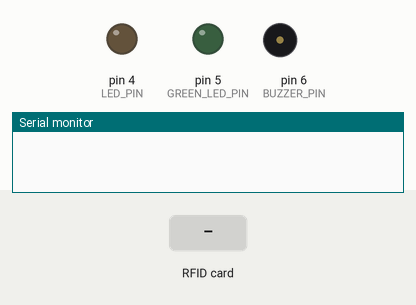
Simulated run of this sketch. Board: Arduino Uno, built with avr-gcc and run on an emulated ATmega328P. Shown: output pins drawn as LEDs (lit = HIGH), buzzer (waves = sounding), the last lines printed to the serial monitor. The inputs (shaded band) are chosen by the test bench. Pins used as bus, display or sensor lines are not drawn.

Above: at 1.2 s.
1.3 s: RFID card 3C FC B3 89 held to the reader
At 2.2 s:
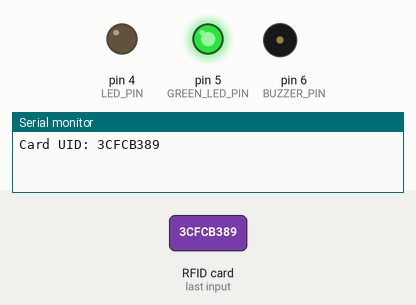
2.8 s: RFID card 5E 7A 19 C4 held to the reader
At 3.2 s:
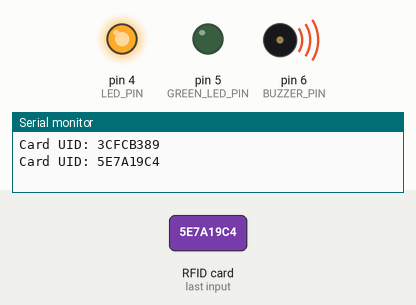
At 3.9 s:
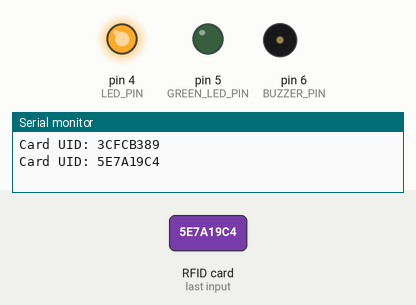
Timing chart, 0 to 5.8 s (numbered marks = the images above; inputs shaded):
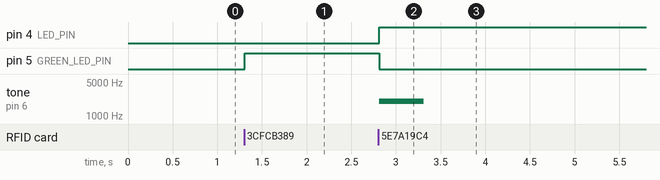

Measured:
- after the input at 1.3 s, pin 5 (GREEN_LED_PIN): LOW → HIGH at once
- after the input at 2.8 s, pin 4 (LED_PIN): LOW → HIGH at once; pin 5 (GREEN_LED_PIN): HIGH → LOW at once; tone on pin 6 (BUZZER_PIN): silent → 2000 Hz at once, → silent 0.50 s later

The sketch:

Lab7_rfid_buzzer.ino
```cpp
#include <SPI.h>
#include <MFRC522.h>

#define SS_PIN 10 // Define the Slave Select Pin (SS)
#define RST_PIN 9 // Define the Reset Pin

MFRC522 mfrc522(SS_PIN, RST_PIN); // Create MFRC522 instance

#define LED_PIN 4 // Define the LED Pin
#define GREEN_LED_PIN 5 // Define another LED Pin
#define BUZZER_PIN 6 // Define the Buzzer Pin

void setup() {
  Serial.begin(9600); // Initialize serial communication
  SPI.begin(); // Initialize SPI bus
  mfrc522.PCD_Init(); // Initialize MFRC522 RFID reader

  pinMode(LED_PIN, OUTPUT); // Set LED pin as output
  pinMode(GREEN_LED_PIN, OUTPUT); // Set another LED pin as output
  pinMode(BUZZER_PIN, OUTPUT); // Set buzzer pin as output
}

void loop() {
// Look for new RFID cards
if (mfrc522.PICC_IsNewCardPresent() && mfrc522.PICC_ReadCardSerial()) {
  // If a card is present, print UID to serial monitor
  Serial.print ("Card UID: ");
  String tagID = "";
  for (byte i = 0; i < mfrc522.uid.size; i++) {
      if (mfrc522.uid.uidByte[i] < 0x10) {
        tagID += "0";
      }
      tagID += String(mfrc522.uid.uidByte[i], HEX);
  }
  tagID.toUpperCase();
  Serial.println(tagID);

  // Check if the tag ID matches a predefined value
  if (tagID == "3CFCB389") {
    // If tag matches, turn on LED
    digitalWrite(LED_PIN, LOW);
    digitalWrite(GREEN_LED_PIN, HIGH); // turn off the green led
    noTone(BUZZER_PIN);
  } else {
    // If tag doesn't match, turn off LED
    digitalWrite(LED_PIN, HIGH);
    digitalWrite(GREEN_LED_PIN, LOW); // turn on the green led
    tone(BUZZER_PIN, 2000); // Turn on the buzzer at 1000 Hz
    delay(500); // Wait for 0.5 seconds
    noTone(BUZZER_PIN);
  }
  delay(1000); // Delay to prevent reading multiple times
 }
}
```
